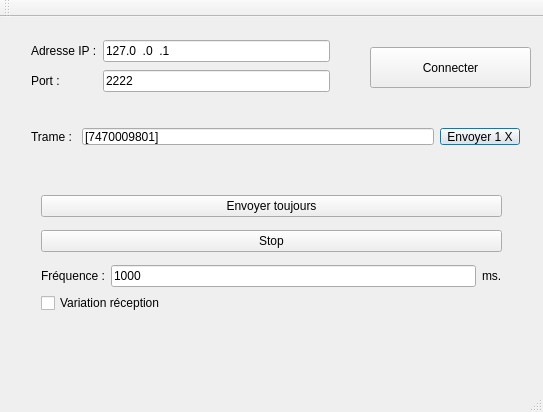
<?xml version="1.0" encoding="UTF-8"?>
<ui version="4.0">
 <class>MainWindow</class>
 <widget class="QMainWindow" name="MainWindow">
  <property name="geometry">
   <rect>
    <x>0</x>
    <y>0</y>
    <width>543</width>
    <height>412</height>
   </rect>
  </property>
  <property name="windowTitle">
   <string>Client Lecteur RFID</string>
  </property>
  <widget class="QWidget" name="centralWidget">
   <widget class="QPushButton" name="pbConnecter">
    <property name="geometry">
     <rect>
      <x>370</x>
      <y>30</y>
      <width>161</width>
      <height>41</height>
     </rect>
    </property>
    <property name="text">
     <string>Connecter</string>
    </property>
   </widget>
   <widget class="QWidget" name="layoutWidget">
    <property name="geometry">
     <rect>
      <x>20</x>
      <y>100</y>
      <width>511</width>
      <height>39</height>
     </rect>
    </property>
    <layout class="QHBoxLayout" name="horizontalLayout">
     <item>
      <widget class="QLabel" name="label_2">
       <property name="text">
        <string>Trame : </string>
       </property>
      </widget>
     </item>
     <item>
      <widget class="QLineEdit" name="leTrame">
       <property name="inputMask">
        <string>XHHHHHHHHHHX; </string>
       </property>
       <property name="text">
        <string>[7470009801]</string>
       </property>
      </widget>
     </item>
     <item>
      <widget class="QPushButton" name="pbEnvoyer1X">
       <property name="text">
        <string>Envoyer 1 X</string>
       </property>
       <property name="autoDefault">
        <bool>false</bool>
       </property>
       <property name="default">
        <bool>true</bool>
       </property>
      </widget>
     </item>
    </layout>
   </widget>
   <widget class="QWidget" name="layoutWidget">
    <property name="geometry">
     <rect>
      <x>20</x>
      <y>10</y>
      <width>321</width>
      <height>78</height>
     </rect>
    </property>
    <layout class="QGridLayout" name="gridLayout">
     <item row="0" column="0">
      <widget class="QLabel" name="label_4">
       <property name="text">
        <string>Adresse IP :</string>
       </property>
      </widget>
     </item>
     <item row="0" column="1">
      <widget class="QLineEdit" name="leAdresse">
       <property name="inputMask">
        <string>999.999.999.999; </string>
       </property>
       <property name="text">
        <string>127.0.0.1</string>
       </property>
      </widget>
     </item>
     <item row="1" column="0">
      <widget class="QLabel" name="label_3">
       <property name="text">
        <string>Port :</string>
       </property>
      </widget>
     </item>
     <item row="1" column="1">
      <widget class="QLineEdit" name="lePort">
       <property name="inputMask">
        <string>99999; </string>
       </property>
       <property name="text">
        <string>2222</string>
       </property>
      </widget>
     </item>
    </layout>
   </widget>
   <widget class="QWidget" name="layoutWidget">
    <property name="geometry">
     <rect>
      <x>30</x>
      <y>160</y>
      <width>483</width>
      <height>154</height>
     </rect>
    </property>
    <layout class="QGridLayout" name="gridLayout_3">
     <item row="0" column="1">
      <widget class="QPushButton" name="pbEnvoyerToujours">
       <property name="text">
        <string>Envoyer toujours</string>
       </property>
      </widget>
     </item>
     <item row="1" column="1">
      <widget class="QPushButton" name="pbStop">
       <property name="text">
        <string>Stop</string>
       </property>
      </widget>
     </item>
     <item row="2" column="1">
      <layout class="QGridLayout" name="gridLayout_2">
       <item row="0" column="0">
        <widget class="QLabel" name="label">
         <property name="text">
          <string>Fréquence :</string>
         </property>
        </widget>
       </item>
       <item row="0" column="1">
        <widget class="QLineEdit" name="leFreq">
         <property name="inputMask">
          <string>99999; </string>
         </property>
         <property name="text">
          <string>1000</string>
         </property>
        </widget>
       </item>
       <item row="0" column="2">
        <widget class="QLabel" name="label_5">
         <property name="text">
          <string>ms.</string>
         </property>
        </widget>
       </item>
       <item row="1" column="0" colspan="3">
        <widget class="QCheckBox" name="checkBox">
         <property name="text">
          <string>Variation réception</string>
         </property>
        </widget>
       </item>
      </layout>
     </item>
    </layout>
   </widget>
  </widget>
  <widget class="QMenuBar" name="menuBar">
   <property name="geometry">
    <rect>
     <x>0</x>
     <y>0</y>
     <width>543</width>
     <height>34</height>
    </rect>
   </property>
  </widget>
  <widget class="QToolBar" name="mainToolBar">
   <attribute name="toolBarArea">
    <enum>TopToolBarArea</enum>
   </attribute>
   <attribute name="toolBarBreak">
    <bool>false</bool>
   </attribute>
  </widget>
  <widget class="QStatusBar" name="statusBar"/>
 </widget>
 <layoutdefault spacing="6" margin="11"/>
 <resources/>
 <connections/>
</ui>
